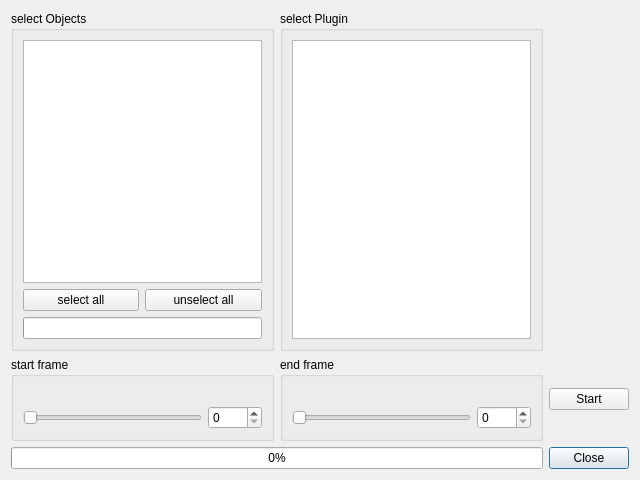
<?xml version="1.0" encoding="UTF-8"?>
<ui version="4.0">
 <class>PluginRunner</class>
 <widget class="QDialog" name="PluginRunner">
  <property name="geometry">
   <rect>
    <x>0</x>
    <y>0</y>
    <width>640</width>
    <height>480</height>
   </rect>
  </property>
  <property name="windowTitle">
   <string>Run Plugins</string>
  </property>
  <layout class="QGridLayout" name="gridLayout">
   <item row="3" column="2">
    <widget class="QPushButton" name="closeButton">
     <property name="text">
      <string>Close</string>
     </property>
    </widget>
   </item>
   <item row="2" column="0">
    <widget class="QGroupBox" name="startFrameGroupBox">
     <property name="title">
      <string>start frame</string>
     </property>
     <layout class="QGridLayout" name="gridLayout_3">
      <item row="1" column="1">
       <widget class="QSpinBox" name="startFrameSpinBox">
        <property name="maximum">
         <number>9999</number>
        </property>
       </widget>
      </item>
      <item row="1" column="0">
       <widget class="QSlider" name="startFrameSlider">
        <property name="maximum">
         <number>999999999</number>
        </property>
        <property name="orientation">
         <enum>Qt::Horizontal</enum>
        </property>
       </widget>
      </item>
      <item row="0" column="0">
       <widget class="QLabel" name="startFrameImageLabel">
        <property name="text">
         <string/>
        </property>
       </widget>
      </item>
     </layout>
    </widget>
   </item>
   <item row="2" column="1">
    <widget class="QGroupBox" name="endFrameGroupBox">
     <property name="title">
      <string>end frame</string>
     </property>
     <layout class="QGridLayout" name="gridLayout_2">
      <item row="1" column="1">
       <widget class="QSpinBox" name="endFrameSpinBox">
        <property name="maximum">
         <number>9999</number>
        </property>
       </widget>
      </item>
      <item row="1" column="0">
       <widget class="QSlider" name="endFrameSlider">
        <property name="maximum">
         <number>999999999</number>
        </property>
        <property name="orientation">
         <enum>Qt::Horizontal</enum>
        </property>
       </widget>
      </item>
      <item row="0" column="0">
       <widget class="QLabel" name="endFrameImageLabel">
        <property name="text">
         <string/>
        </property>
       </widget>
      </item>
     </layout>
    </widget>
   </item>
   <item row="0" column="1">
    <widget class="QGroupBox" name="groupBox">
     <property name="title">
      <string>select Plugin</string>
     </property>
     <layout class="QGridLayout" name="gridLayout_4">
      <item row="0" column="0">
       <widget class="QListWidget" name="pluginsListWidget"/>
      </item>
     </layout>
    </widget>
   </item>
   <item row="0" column="0">
    <widget class="QGroupBox" name="groupBox_2">
     <property name="title">
      <string>select Objects</string>
     </property>
     <layout class="QGridLayout" name="gridLayout_5">
      <item row="0" column="0" colspan="2">
       <widget class="QListWidget" name="objectsListWidget">
        <property name="selectionMode">
         <enum>QAbstractItemView::MultiSelection</enum>
        </property>
       </widget>
      </item>
      <item row="1" column="0">
       <widget class="QPushButton" name="selectAllObjectsButton">
        <property name="text">
         <string>select all</string>
        </property>
       </widget>
      </item>
      <item row="1" column="1">
       <widget class="QPushButton" name="unselectAllObjectsButton">
        <property name="text">
         <string>unselect all</string>
        </property>
       </widget>
      </item>
      <item row="2" column="0" colspan="2">
       <widget class="QProgressBar" name="objectsProgressBar">
        <property name="value">
         <number>0</number>
        </property>
        <property name="format">
         <string/>
        </property>
       </widget>
      </item>
     </layout>
    </widget>
   </item>
   <item row="2" column="2">
    <widget class="QPushButton" name="startButton">
     <property name="text">
      <string>Start</string>
     </property>
    </widget>
   </item>
   <item row="3" column="0" colspan="2">
    <widget class="QProgressBar" name="framesProgressBar">
     <property name="value">
      <number>0</number>
     </property>
     <property name="format">
      <string>%p%</string>
     </property>
    </widget>
   </item>
  </layout>
 </widget>
 <resources/>
 <connections>
  <connection>
   <sender>closeButton</sender>
   <signal>clicked()</signal>
   <receiver>PluginRunner</receiver>
   <slot>close()</slot>
   <hints>
    <hint type="sourcelabel">
     <x>569</x>
     <y>453</y>
    </hint>
    <hint type="destinationlabel">
     <x>319</x>
     <y>239</y>
    </hint>
   </hints>
  </connection>
  <connection>
   <sender>startFrameSlider</sender>
   <signal>valueChanged(int)</signal>
   <receiver>startFrameSpinBox</receiver>
   <slot>setValue(int)</slot>
   <hints>
    <hint type="sourcelabel">
     <x>139</x>
     <y>414</y>
    </hint>
    <hint type="destinationlabel">
     <x>176</x>
     <y>418</y>
    </hint>
   </hints>
  </connection>
  <connection>
   <sender>endFrameSlider</sender>
   <signal>valueChanged(int)</signal>
   <receiver>endFrameSpinBox</receiver>
   <slot>setValue(int)</slot>
   <hints>
    <hint type="sourcelabel">
     <x>373</x>
     <y>405</y>
    </hint>
    <hint type="destinationlabel">
     <x>439</x>
     <y>415</y>
    </hint>
   </hints>
  </connection>
  <connection>
   <sender>startFrameSpinBox</sender>
   <signal>valueChanged(int)</signal>
   <receiver>startFrameSlider</receiver>
   <slot>setValue(int)</slot>
   <hints>
    <hint type="sourcelabel">
     <x>171</x>
     <y>410</y>
    </hint>
    <hint type="destinationlabel">
     <x>147</x>
     <y>411</y>
    </hint>
   </hints>
  </connection>
  <connection>
   <sender>endFrameSpinBox</sender>
   <signal>valueChanged(int)</signal>
   <receiver>endFrameSlider</receiver>
   <slot>setValue(int)</slot>
   <hints>
    <hint type="sourcelabel">
     <x>440</x>
     <y>405</y>
    </hint>
    <hint type="destinationlabel">
     <x>416</x>
     <y>411</y>
    </hint>
   </hints>
  </connection>
 </connections>
</ui>
